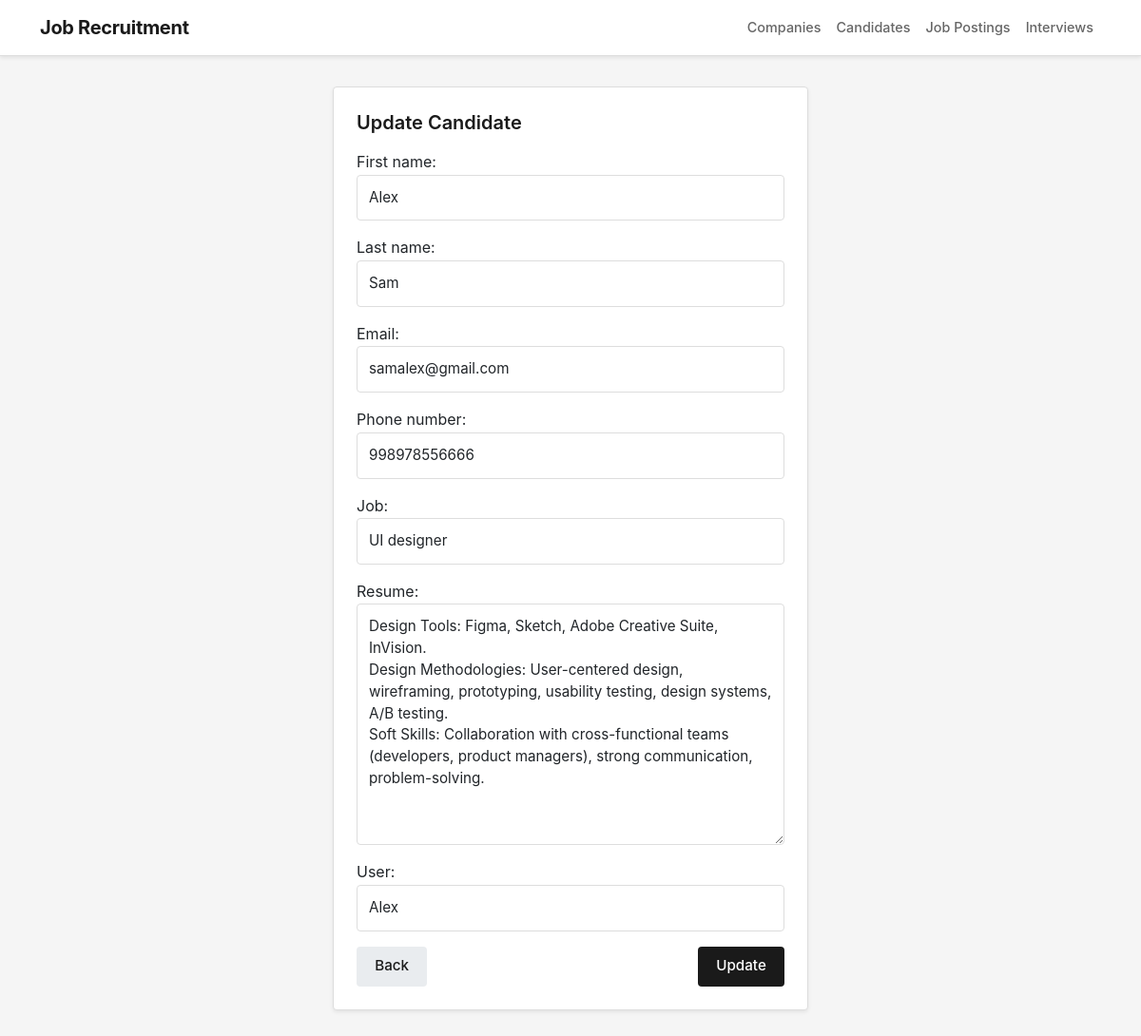
/candidates/update/6/ (signed in), run on the app's committed database.
### jobRecruitment/models.py (models this page shows, shortened)
class Candidate(models.Model):
    first_name = models.CharField(max_length=50)
    last_name = models.CharField(max_length=50)
    email = models.EmailField(unique=True)
    phone_number = models.CharField(max_length=15)
    job = models.CharField(max_length=100, default='Not Specified')
    resume = models.TextField(default='No Resume Provided')
    user = models.OneToOneField(
        User,
        on_delete=models.CASCADE,
        null=True,
        blank=True,
        related_name="candidate_profile"
    )

### jobRecruitment/views.py (the view)
# urls.py: path('candidates/update/<int:id>/', views.update_candidate, name='update_candidate'),
@login_required
@permission_required('jobRecruitment.change_candidate', raise_exception=True)
def update_candidate(request, id):
    candidate = get_object_or_404(Candidate, id=id)
    form = CandidateForm(request.POST or None, instance=candidate)
    if form.is_valid():
        form.save()
        messages.success(request, 'Candidate updated successfully!')
        return redirect('candidates')
    return render(request, 'candidate/update_candidate.html', {'form': form})

### jobRecruitment/forms.py (shortened to what this page needs)
class CandidateForm(BaseStyledModelForm):
    class Meta:
        model = Candidate
        fields = '__all__'

### jobRecruitment/templates/candidate/update_candidate.html (shortened to what this page needs)
{% extends "base.html" %}
{% block content %}
<div class="card shadow-sm mx-auto" style="max-width: 500px;">
  <div class="card-body">
    <h3 class="mb-3">Update Candidate</h3>
    <form method="POST">
      {{ form.as_p }}
      <div class="d-flex justify-content-between">
        <a href="{% url 'candidates' %}" class="btn btn-secondary">Back</a>
        <button type="submit" class="btn btn-primary">Update</button>
      </div>
    </form>
  </div>
</div>
{% endblock %}

### static/css/app.css (style rules this page uses)
:root { --primary: #1a1a1a; --secondary: #666; --light: #f5f5f5; --border: #ddd; --white: #fff; --danger: #dc3545; --success: #198754; --warning: #ffc107; --info: #0dcaf0; }
* { margin: 0; padding: 0; box-sizing: border-box; }
html, body { height: 100%; }
body { font-family: -apple-system, BlinkMacSystemFont, 'Segoe UI', 'Roboto', 'Oxygen', sans-serif; background-color: var(--light); color: var(--primary); line-height: 1.6; }
.form-control { border: 1px solid var(--border); border-radius: 4px; padding: 0.75rem; font-size: 0.95rem; transition: border-color 0.2s ease, box-shadow 0.2s ease; background-color: var(--white); }
.btn { border-radius: 4px; font-weight: 500; font-size: 0.95rem; padding: 0.6rem 1.2rem; transition: all 0.2s ease; border: none; }
.btn-primary { background-color: var(--primary); color: var(--white); }
.btn-secondary { background-color: #e9ecef; color: var(--primary); }
.card { border: 1px solid var(--border); border-radius: 4px; box-shadow: 0 2px 4px rgba(0, 0, 0, 0.05); transition: all 0.2s ease; background-color: var(--white); }
.card-body { padding: 1.5rem; }
h1, h2, h3, h4, h5, h6 { color: var(--primary); font-weight: 600; line-height: 1.3; }
h3 { font-size: 1.25rem; }

### data on the page
Candidate: first_name "Alex", last_name "Sam", email "samalex@gmail.com", phone_number "998978556666", job "UI designer", resume "Design Tools: Figma, Sketch, Adobe Creative Suite, InVision. Design Methodologies: User-centered design, wireframing, prototyping, usability testing, design systems, A/B testing. Soft Skills: Collaboration with cross-functional teams (developers, product managers), strong communication, problem-solving.", user "Alex"
